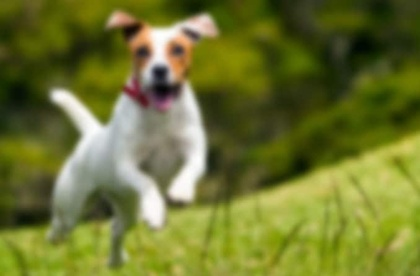
%> input picture histogram/image_pixels/dog_image.jpg, 420 x 276 px, shrunk from 678 x 446 before the run
$ octave histogram_equalization.m   (GNU Octave 9; MATLAB toolbox functions it lacks are replaced by stand-ins)
%> lines starting %> are read from the running program, lines starting %| are printed output that depends on the picture
% Histogram Equalization
clc
clear
close all

imagePath = 'dog_image.jpg';
histogramFilePath = 'histogram_equalized.txt';


% Open the txt file for writing
histogramfileID = fopen(histogramFilePath, 'w');

% Check if the file was opened successfully
if histogramfileID == -1
    error('Unable to open the histogram file for writing.');
end

originalImage = imread(imagePath);
%> originalImage is the input picture: size 276x420x3 uint8; mean R, G, B 110.2, 116.5, 48.7

grayImage = rgb2gray(originalImage);
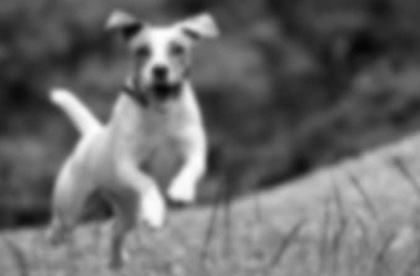
%> grayImage: size 276x420 uint8; min 5, max 254, mean 106.9

figure
subplot(2, 3, 1)
imshow(grayImage)
title({'Original Grayscale Image', ''});
subplot(2, 3, 4)
histogram(grayImage)
title({'Histogram of Original Grayscale Image',''});

hgram = ones(1, 1) * prod(size(grayImage)) / 1;
J = histeq(grayImage, hgram);
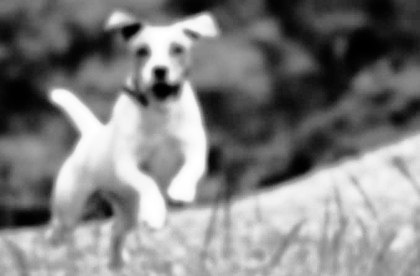
%> J: size 276x420 uint8; min 0, max 255, mean 128.2

subplot(2, 3, 2)
imshow(J)
title({'Image after histogram equalization', 'with built-in function'});
subplot(2, 3, 5)
histogram(J)
title({'Histogram of Image after histogram equalization', 'with built-in function'});

% Histogram Equalization without built-in histeq function:
[row, col] = size(grayImage);
%> row = 276; col = 420
no_of_pixels = row * col;
%> no_of_pixels = 115920
H = uint8(zeros(row,col));

freq = zeros(256,1);
pdf = zeros(256,1);
cdf = zeros(256,1);
cum = zeros(256,1);
output = zeros(256,1);

% Calculating Probability
for i = 1:row
    for j = 1:col
        value = grayImage(i, j);
        freq(value + 1) = freq(value + 1) + 1;
        pdf(value + 1) = freq(value + 1) / no_of_pixels;
    end
end
%> after the loop, freq = 256 values, max 1214 at index 56, min 0 at index 1, mean 452.8; pdf = 256 values, max 0.0105 at index 56, min 0 at index 1, mean 0.00391

sum=0;
no_bins=255;

% Calculating Cumulative Probability
for i = 1:size(pdf)

   sum = sum + freq(i);

   cum(i) = sum;

   cdf(i) = cum(i) /no_of_pixels;

   output(i) = round(cdf(i) * no_bins);


end
%> this loop made 256 passes
%> sum on passes 1 to 3: 0, 0, 0
%> after the loop, cdf = 256 values from 0 to 1; cum = 256 values from 0 to 115920; output = 256 values from 0 to 255; sum = 115920

for i = 1:row
    for j = 1:col
            H(i,j) = output(grayImage(i,j) + 1);
    end
end

subplot(2, 3, 3)
imshow(H)
title({'Image after histogram equalization', 'without built-in function'});
subplot(2, 3, 6)
histogram(H)
title({'Histogram of Image after histogram equalization', 'without built-in function'});
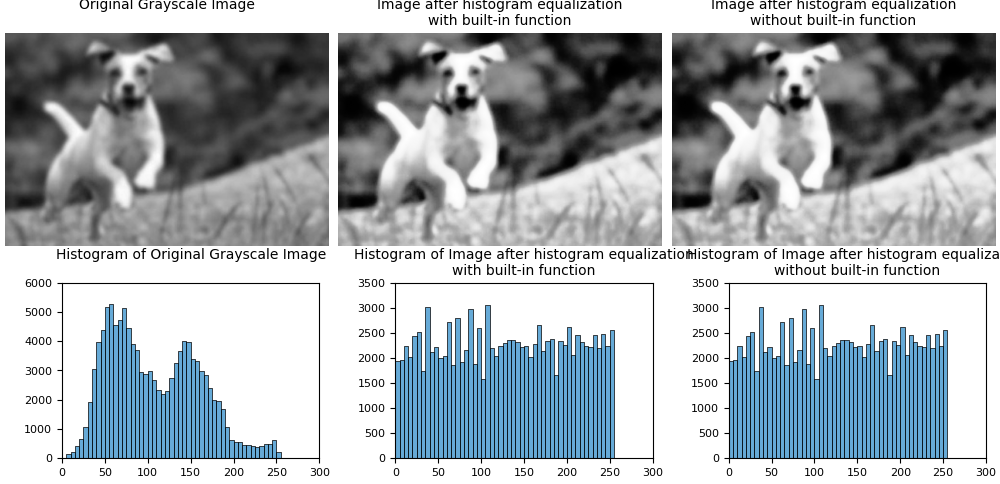
%> figure redrawn from the program's plot data, 6 panels


% Write histogram values to the file as binary strings
for i = 1:256
    fprintf(histogramfileID, '%s\n', dec2bin(H(i), 14));
end
